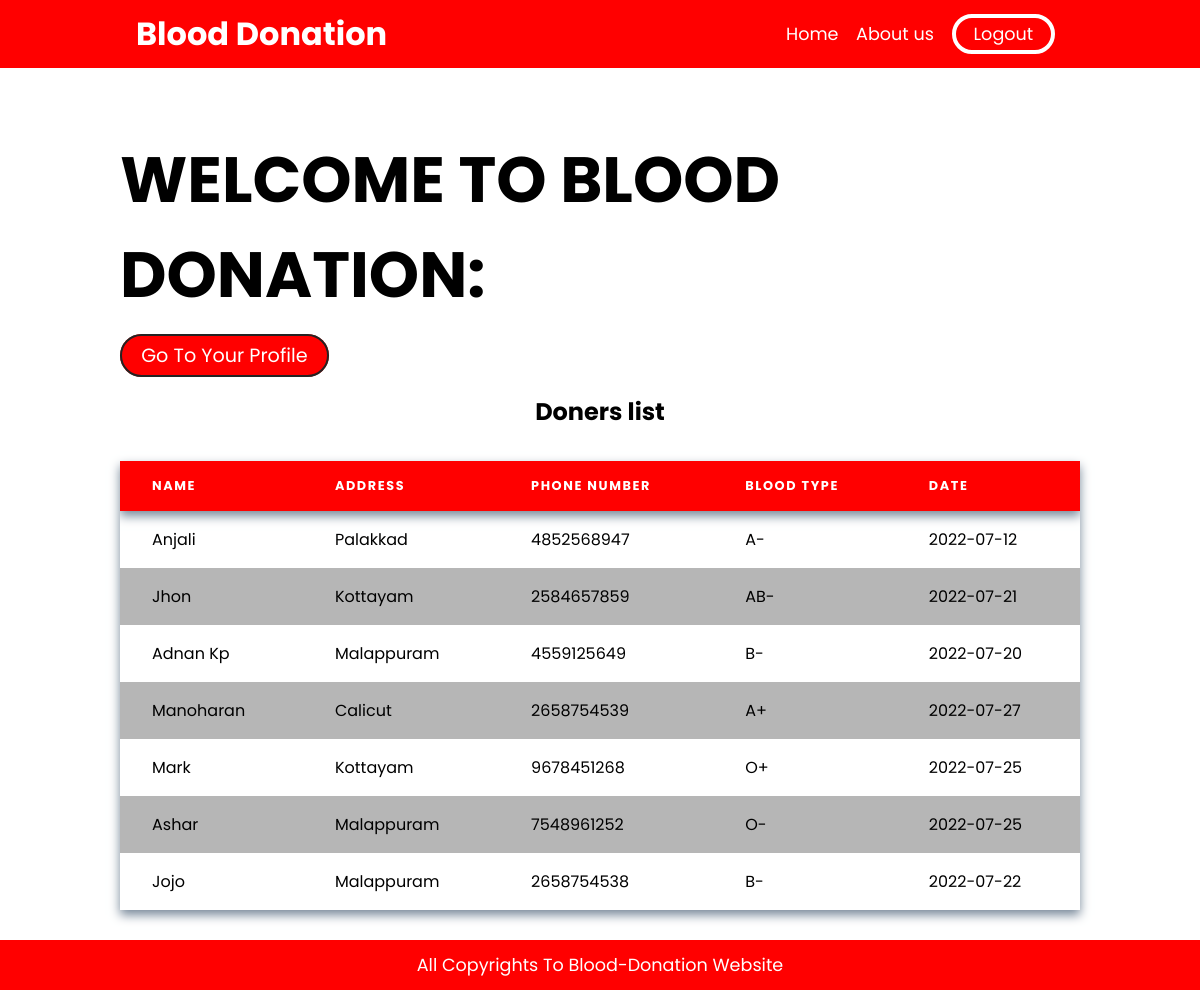
Page /dashboard.php on the committed database.
### tables this page shows
CREATE TABLE `users` (
  `id` int(11) NOT NULL,
  `name` varchar(250) NOT NULL,
  `address` varchar(250) NOT NULL,
  `type` varchar(250) NOT NULL,
  `phone` varchar(250) NOT NULL,
  `password` varchar(250) NOT NULL,
  `date` varchar(300) NOT NULL
);

### dashboard.php (the view, shortened to what this page needs)
<?php
require("db.php");
$sql = "SELECT * FROM `users` ORDER BY id DESC";
$result = mysqli_query($db, $sql);
$profile=mysqli_fetch_assoc($result)
?>
<!DOCTYPE html>
<html lang="en">
<head>
    <link rel="stylesheet" href="dashboard.css">
</head>
<body>
    <nav>
        <div class="container">
            <h1> <a href="index.php"> blood donation</a></h1>
            <ul id="nav">
                <li><a href="index.php">Home</a></li>
                <li><a href="about.php">About us</a></li>
                <li><a href="logout.php" class="logout">Logout</a></li>
            </ul>
        </div>
    </nav>
    <div class="fpara">
        <h1>WELCOME TO BLOOD DONATION: <?php echo  $_SESSION['name']  ?></h1>
        <div class="btns">
            <a href="profile.php?id=<?php echo  $profile['id'] ?>">Go to your profile</a>
        </div>
        <h2>Doners list</h2>
    </div>
    <div class="box">
        <table>
            <thead>
                <tr>
                    <th>name</th>
                    <th>address</th>
                    <th>phone number</th>
                    <th>Blood type</th>
                    <th>Date</th>
                </tr>
            </thead>
            <tbody>
                <?Php foreach ($result as $result) {
                ?>
                    <tr>
                        <td><?php echo $result['name'] ?></td>
                        <td><?php echo $result['address'] ?></td>
                        <td><?php echo $result['phone'] ?></td>
                        <td><?php echo $result['type'] ?></td>
                        <td><?php echo $result['date'] ?></td>
                    </tr>
                <?php
                } ?>
            </tbody>
        </table>
    </div>
    <footer>
        <p>all copyrights to blood-donation website</p>
    </footer>
</body>
</html>

### dashboard.css (style rules this page uses)
* { margin: 0; padding: 0; box-sizing: border-box; font-family: "Poppins", sans-serif; }
nav { display: flex; align-items: center; justify-content: center; color: white; background-color: red; }
.container { width: 80%; padding: 1em; height: 68px; display: flex; align-items: center; justify-content: space-between; }
.container h1 a { text-transform: capitalize; font-size: 2rem; text-decoration: none; color: white; }
#nav { display: flex; align-items: center; justify-content: space-between; list-style: none; }
ul li a { text-decoration: none; margin: 0.5em; color: white; font-size: 1.1rem; transition: ease-in; }
.logout { border: 4px solid white; border-radius: 20px; text-align: center; padding: 4px 18px; }
.fpara { width: 80%; margin: auto; margin-top: 4em; }
.fpara h1 { font-size: 4rem; margin-bottom: 0.3em; }
.fpara h2 { text-align: center; font-size: 1.5rem; position: relative; margin-top: 1em; }
.btns a { border: 2px solid rgb(36, 35, 35); padding: 0.3em 1em; margin: 1em 0; border-radius: 25px; font-size: 1.2rem; background-color: red; color: white; text-decoration: none; text-transform: capitalize; }
.box { width: 80%; margin: auto; margin-bottom: 4em; }
table { border-collapse: collapse; width: 100%; margin-top: 2em; text-align: left; box-shadow: 0 5px 10px lightslategray; overflow: hidden; margin-bottom: 5em; }
table thead { background-color: red; color: white; box-shadow: 0 5px 10px lightslategray; }
table thead th { padding: 1rem 2rem; letter-spacing: 0.1rem; text-transform: uppercase; font-weight: bold; font-size: 0.8rem; }
table tbody td { padding: 1rem 2rem; text-transform: capitalize; }
table tbody tr:nth-child(even) { background-color: rgb(182, 182, 182); }
footer { display: flex; align-items: center; justify-content: center; height: 50px; width: 100%; color: white; background-color: red; position: fixed; bottom: 0; text-transform: capitalize; font-size: 1.1rem; }

### rows in the picture
users: name "Anjali", address "Palakkad", phone "4852568947", type "A-", date "2022-07-12"
users: name "Jhon", address "Kottayam", phone "2584657859", type "AB-", date "2022-07-21"
users: name "Adnan Kp", address "Malappuram", phone "4559125649", type "B-", date "2022-07-20"
users: name "Manoharan", address "Calicut", phone "2658754539", type "A+", date "2022-07-27"
users: name "Mark", address "Kottayam", phone "9678451268", type "O+", date "2022-07-25"
users: name "Ashar", address "Malappuram", phone "7548961252", type "O-", date "2022-07-25"
users: name "Jojo", address "Malappuram", phone "2658754538", type "B-", date "2022-07-22"
